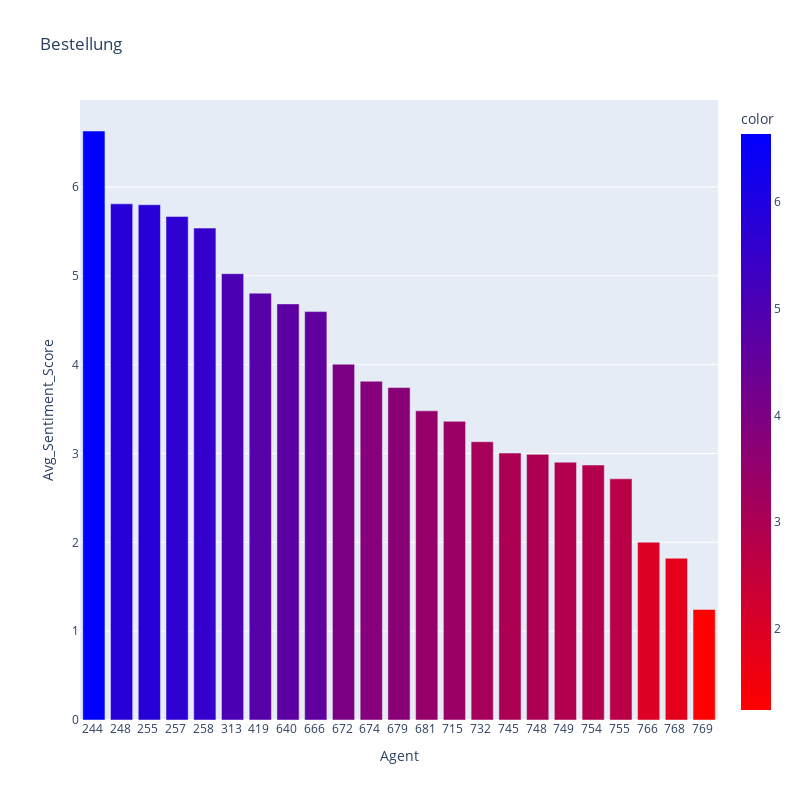
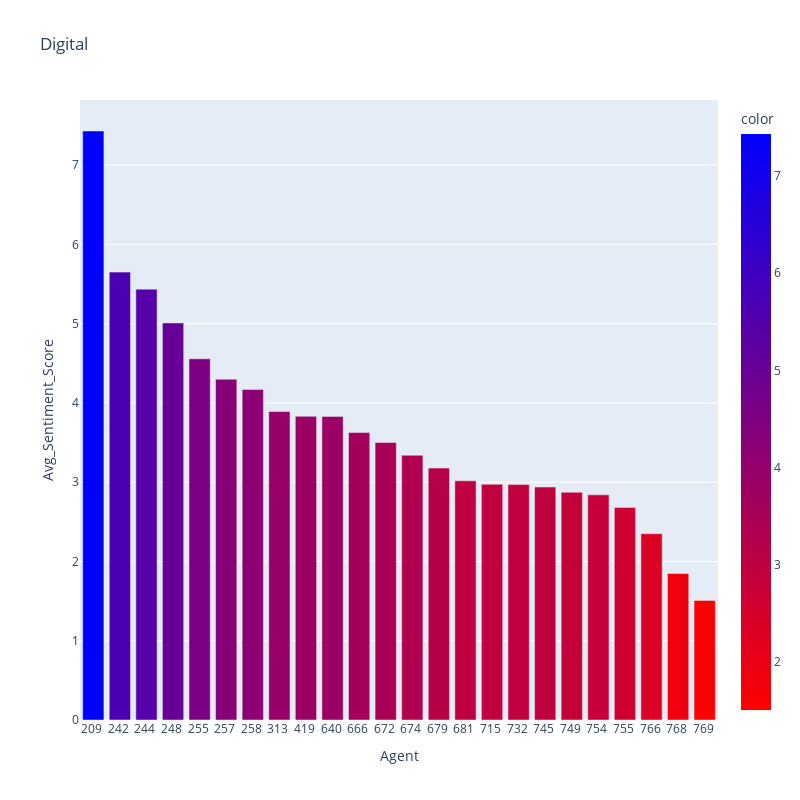
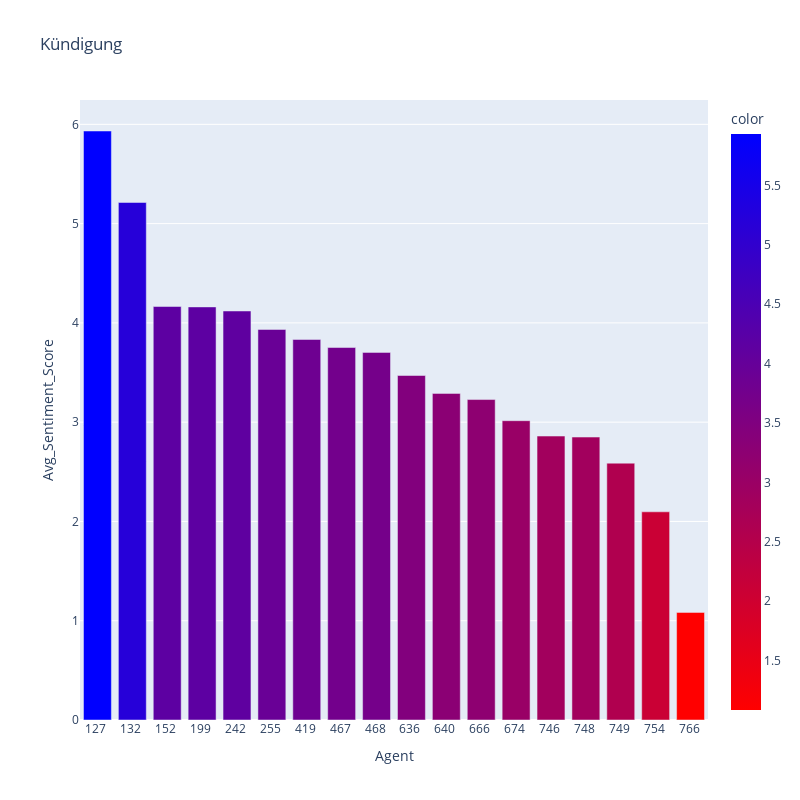
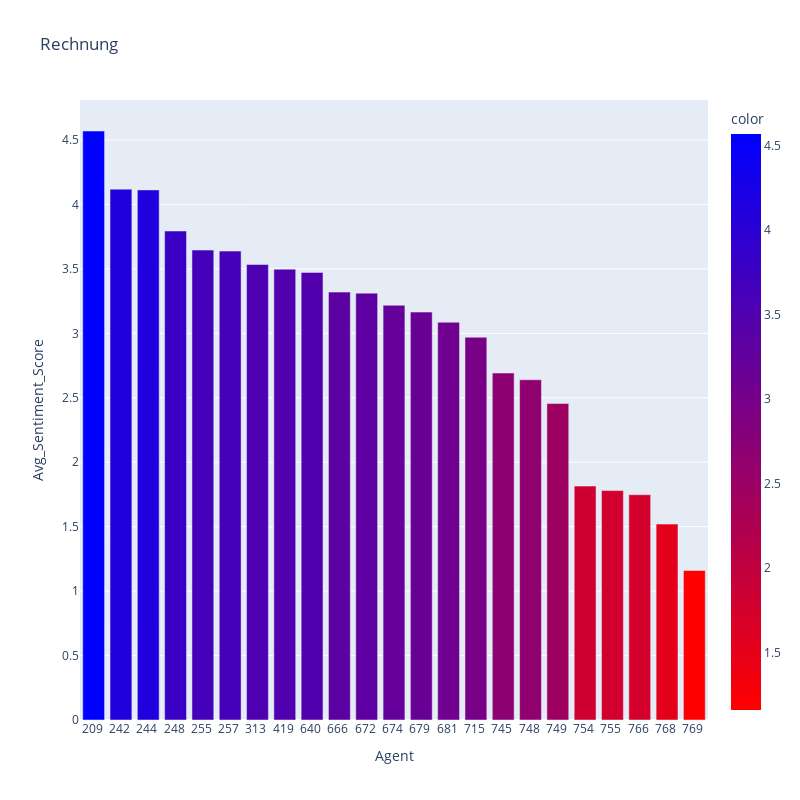

The cell these charts' notebook holds for them, in order:
### Code cell
for key,value in dict_df.items():
    fig = px.bar(x=value['Agent'],y=value['Avg_Sentiment_Score'].sort_values(ascending=False),
            title=key,color= value['Avg_Sentiment_Score'].sort_values(ascending=False),color_continuous_scale=["red", "blue"],
            width=800, height=800,labels=dict({'x':'Agent','y':'Avg_Sentiment_Score'}))
    fig.show()

### Figure 1 — Plotly figure (JSON) as saved in the notebook; plotly's stock layout.template omitted (floating-point values rounded to 4 significant figures)
{"data": [{"alignmentgroup": "True", "hovertemplate": "Agent=%{x}<br>Avg_Sentiment_Score=%{y}<br>color=%{marker.color}<extra></extra>", "legendgroup": "", "marker": {"color": [6.63, 5.81, 5.8, 5.668, 5.537, 5.024, 4.805, 4.684, 4.597, 4.005, 3.813, 3.742, 3.48, 3.362, 3.132, 3.005, 2.99, 2.902, 2.87, 2.715, 2.002, 1.821, 1.245], "coloraxis": "coloraxis", "pattern": {"shape": ""}}, "name": "", "offsetgroup": "", "orientation": "v", "showlegend": false, "textposition": "auto", "type": "bar", "x": ["244 ", "248 ", "255 ", "257 ", "258 ", "313 ", "419 ", "640 ", "666 ", "672 ", "674 ", "679 ", "681 ", "715 ", "732 ", "745 ", "748 ", "749 ", "754 ", "755 ", "766 ", "768 ", "769 "], "xaxis": "x", "y": [6.63, 5.81, 5.8, 5.668, 5.537, 5.024, 4.805, 4.684, 4.597, 4.005, 3.813, 3.742, 3.48, 3.362, 3.132, 3.005, 2.99, 2.902, 2.87, 2.715, 2.002, 1.821, 1.245], "yaxis": "y"}], "layout": {"barmode": "relative", "coloraxis": {"colorbar": {"title": {"text": "color"}}, "colorscale": [[0, "red"], [1, "blue"]]}, "height": 800, "legend": {"tracegroupgap": 0}, "title": {"text": "Bestellung"}, "width": 800, "xaxis": {"anchor": "y", "domain": [0, 1], "title": {"text": "Agent"}}, "yaxis": {"anchor": "x", "domain": [0, 1], "title": {"text": "Avg_Sentiment_Score"}}}}

### Figure 2 — Plotly figure (JSON) as saved in the notebook; plotly's stock layout.template omitted (floating-point values rounded to 4 significant figures)
{"data": [{"alignmentgroup": "True", "hovertemplate": "Agent=%{x}<br>Avg_Sentiment_Score=%{y}<br>color=%{marker.color}<extra></extra>", "legendgroup": "", "marker": {"color": [7.43, 5.65, 5.435, 5.009, 4.556, 4.298, 4.17, 3.891, 3.831, 3.83, 3.626, 3.5, 3.34, 3.178, 3.017, 2.974, 2.97, 2.939, 2.873, 2.84, 2.68, 2.35, 1.848, 1.509], "coloraxis": "coloraxis", "pattern": {"shape": ""}}, "name": "", "offsetgroup": "", "orientation": "v", "showlegend": false, "textposition": "auto", "type": "bar", "x": ["209 ", "242 ", "244 ", "248 ", "255 ", "257 ", "258 ", "313 ", "419 ", "640 ", "666 ", "672 ", "674 ", "679 ", "681 ", "715 ", "732 ", "745 ", "749 ", "754 ", "755 ", "766 ", "768 ", "769 "], "xaxis": "x", "y": [7.43, 5.65, 5.435, 5.009, 4.556, 4.298, 4.17, 3.891, 3.831, 3.83, 3.626, 3.5, 3.34, 3.178, 3.017, 2.974, 2.97, 2.939, 2.873, 2.84, 2.68, 2.35, 1.848, 1.509], "yaxis": "y"}], "layout": {"barmode": "relative", "coloraxis": {"colorbar": {"title": {"text": "color"}}, "colorscale": [[0, "red"], [1, "blue"]]}, "height": 800, "legend": {"tracegroupgap": 0}, "title": {"text": "Digital"}, "width": 800, "xaxis": {"anchor": "y", "domain": [0, 1], "title": {"text": "Agent"}}, "yaxis": {"anchor": "x", "domain": [0, 1], "title": {"text": "Avg_Sentiment_Score"}}}}

### Figure 3 — Plotly figure (JSON) as saved in the notebook; plotly's stock layout.template omitted (floating-point values rounded to 4 significant figures)
{"data": [{"alignmentgroup": "True", "hovertemplate": "Agent=%{x}<br>Avg_Sentiment_Score=%{y}<br>color=%{marker.color}<extra></extra>", "legendgroup": "", "marker": {"color": [5.933, 5.213, 4.165, 4.161, 4.12, 3.934, 3.833, 3.752, 3.703, 3.47, 3.29, 3.228, 3.015, 2.86, 2.85, 2.587, 2.097, 1.084], "coloraxis": "coloraxis", "pattern": {"shape": ""}}, "name": "", "offsetgroup": "", "orientation": "v", "showlegend": false, "textposition": "auto", "type": "bar", "x": ["127 ", "132 ", "152 ", "199 ", "242 ", "255 ", "419 ", "467 ", "468 ", "636 ", "640 ", "666 ", "674 ", "746 ", "748 ", "749 ", "754 ", "766 "], "xaxis": "x", "y": [5.933, 5.213, 4.165, 4.161, 4.12, 3.934, 3.833, 3.752, 3.703, 3.47, 3.29, 3.228, 3.015, 2.86, 2.85, 2.587, 2.097, 1.084], "yaxis": "y"}], "layout": {"barmode": "relative", "coloraxis": {"colorbar": {"title": {"text": "color"}}, "colorscale": [[0, "red"], [1, "blue"]]}, "height": 800, "legend": {"tracegroupgap": 0}, "title": {"text": "Kündigung"}, "width": 800, "xaxis": {"anchor": "y", "domain": [0, 1], "title": {"text": "Agent"}}, "yaxis": {"anchor": "x", "domain": [0, 1], "title": {"text": "Avg_Sentiment_Score"}}}}

### Figure 4 — Plotly figure (JSON) as saved in the notebook; plotly's stock layout.template omitted (floating-point values rounded to 4 significant figures)
{"data": [{"alignmentgroup": "True", "hovertemplate": "Agent=%{x}<br>Avg_Sentiment_Score=%{y}<br>color=%{marker.color}<extra></extra>", "legendgroup": "", "marker": {"color": [4.57, 4.119, 4.113, 3.794, 3.646, 3.638, 3.534, 3.498, 3.473, 3.32, 3.312, 3.218, 3.165, 3.086, 2.97, 2.692, 2.64, 2.455, 1.815, 1.78, 1.748, 1.52, 1.16], "coloraxis": "coloraxis", "pattern": {"shape": ""}}, "name": "", "offsetgroup": "", "orientation": "v", "showlegend": false, "textposition": "auto", "type": "bar", "x": ["209 ", "242 ", "244 ", "248 ", "255 ", "257 ", "313 ", "419 ", "640 ", "666 ", "672 ", "674 ", "679 ", "681 ", "715 ", "745 ", "748 ", "749 ", "754 ", "755 ", "766 ", "768 ", "769 "], "xaxis": "x", "y": [4.57, 4.119, 4.113, 3.794, 3.646, 3.638, 3.534, 3.498, 3.473, 3.32, 3.312, 3.218, 3.165, 3.086, 2.97, 2.692, 2.64, 2.455, 1.815, 1.78, 1.748, 1.52, 1.16], "yaxis": "y"}], "layout": {"barmode": "relative", "coloraxis": {"colorbar": {"title": {"text": "color"}}, "colorscale": [[0, "red"], [1, "blue"]]}, "height": 800, "legend": {"tracegroupgap": 0}, "title": {"text": "Rechnung"}, "width": 800, "xaxis": {"anchor": "y", "domain": [0, 1], "title": {"text": "Agent"}}, "yaxis": {"anchor": "x", "domain": [0, 1], "title": {"text": "Avg_Sentiment_Score"}}}}
